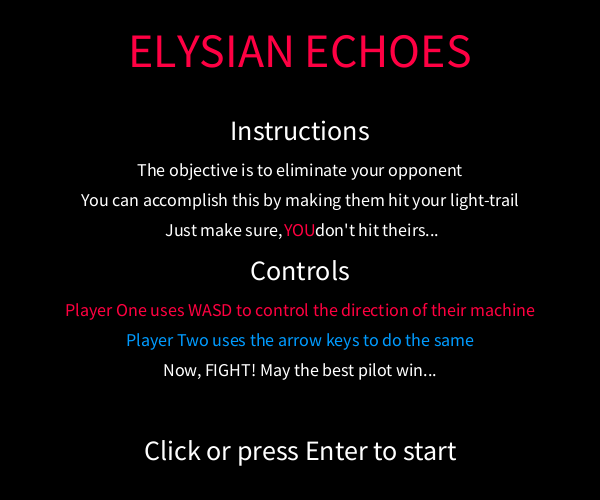
Frame 1 (no input)
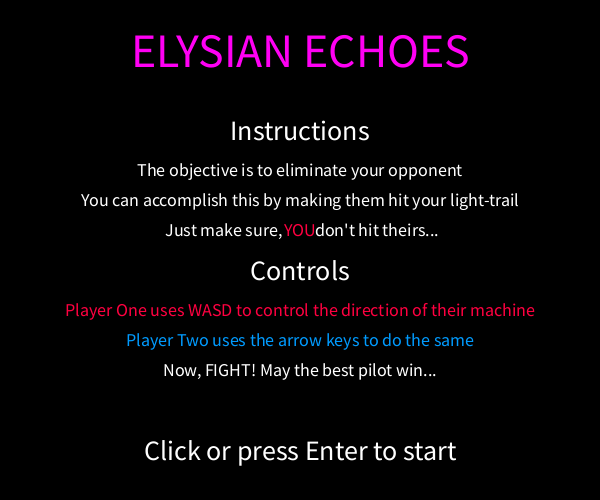
Frame 60 (the mouse pressed at the canvas centre just before this capture)
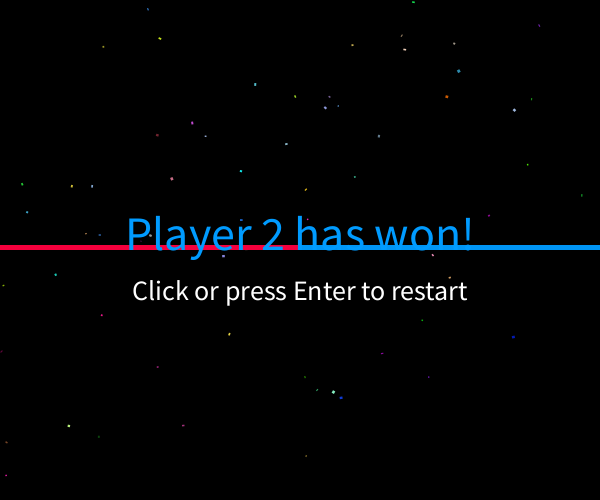
Frame 120 (the mouse held since frame 60 and released just before this capture)

The Processing sketch that drew these frames (run headless with seeded random() and noise(); from frame 60 on, the mouse is pressed at the canvas centre):

// Processing sketch: ICS2O_Nguyen_Vincent_Summative_02
// ── ICS2O_Nguyen_Vincent_Summative_02.pde
// TRON GAME
int GameMode = 0; //Main variable that's used to seperate draw into different sections. It's how I make 'stages' of the game. These include the start screen, game, and end screen
boolean clicked = false; //workaround so that my mousePressed will only detect one click
boolean stars = false; //variable so that the random star creation of my background only activates once. It's another workaround.
boolean score = false; //score is initially invisible at the beginning... because there is no score. On replay, score is enabled!
int score1 = 0; //player juan's score
int score2 = 0; //player two's score
int winner; //variable to show who iz ze winner, hon hon hon! ;D
color title = #FF0040; //color variable so the title changes colour... because i want it to.

int xpos1 = 0; //var. for left player's x position
int ypos1 = 245; //var. for left player's y position
String direction1 = "right"; //var. for left player's direction

int xpos2 = 595; //var. for right player's x position
int ypos2 = 245; //var. for right player's y position
String direction2 = "left"; //var. for right player's direction

void setup() { //setup jazz
  size(600, 500); //size of window :o omg
  background(0); //black background... this actually isn't needed. I should get rid of it.
  frameRate(30); //game too fast? half the framerate! :D good solution
}

void draw() { //where all the magic happens. Repeating smooth jazz goes here

  // if Gamemode = 0, Welcome to START SCREEN!
  if (GameMode == 0) {
    background(0); //black background... this is needed
    
    title += 3; //make the cool colour change
    textAlign(CENTER, CENTER); //aligns the text to the center because thats how i like it
    
    fill(title); //colour of the title changes! 
    textSize(48); //big text size
    text("ELYSIAN ECHOES", 300, 50); //title :) 
    
    fill(#FFFFFF); //white
    textSize(28); //biggish
    text("Instructions", 300, 130); //yay
    textSize(18); //smaller
    text("The objective is to eliminate your opponent", 300, 170); //thats not nice
    text("You can accomplish this by making them hit your light-trail", 300, 200); //what is a light trail?
    text("     Just make sure,         don't hit theirs...    ", 300, 230); //big space?
    fill(#FF0040); //red
    text("YOU", 300, 230); //oh... that's cool.
    
    fill(#FFFFFF); //white again
    textSize(28); //biggish again
    text("Controls", 300, 270); //just so you know
    fill(#FF0040); //red again
    textSize(18); //smaller again
    text("Player One uses WASD to control the direction of their machine", 300, 310); //player juan!
    fill(#009BFF); //blue again
    text("Player Two uses the arrow keys to do the same", 300, 340); //player two
    fill(#FFFFFF); //white again again
    text("Now, FIGHT! May the best pilot win...", 300, 370); //woohoo lets go
    
    fill(#FFFFFF);
    textSize(28);
    text("Click or press Enter to start", 300, 450); //final instructions

    if (clicked || keyPressed == true && key == ENTER) { // if command to detect click or 'ENTER' keypress
      GameMode = 1; //change gamemode, go on to next stage
      background(0); //black background again, basically refresh
      clicked = false; //to prevent multiple clicks
    }
  }

  // ACTUAL GAME
  if (GameMode == 1) { //the REAL game starts now
  
  
    //this jazz makes the cool background!
    if (stars == false) { //boolean to prevent it from repeating
      for (int j = 0; j < 300; j++) { //we need 300 stars
        Cubes(); //custom function yay! makin' stars
      }
      stars = true; //prevent it from happening again until later
    }
    
    
    //This jazz enables and shows the scoreboard
    if (score == true) { //If score variable is true, SHOW the score! :D
      textSize(28); //good size... in my opinion anyway

      //player one's score :)
      fill(#FF0040); //red
      textAlign(LEFT); //aligned to the left side
      text(str(score1), 20, 40); //shows the player's score, converted to string first

      //player two's score :c
      fill(#009BFF); //blue
      textAlign(RIGHT); //aligned to the right side
      text(str(score2), 580, 40); //shows the player's score, converted to string first
    }


    // FIRST RECTANGLE
    fill(#FF0040); // red
    rect(xpos1, ypos1, 5, 5); //basically starting positions
    // SECOND RECTANGLE
    fill(#009BFF); // blue
    rect(xpos2, ypos2, 5, 5); //same as before
    // Movement function
    Move(); // this makes them move! wanna learn how it works? scroll down.


    // GAME OVER FUNCTION
    if (get(xpos1, ypos1) == color(#FF0040) || get(xpos1, ypos1) == color(#009BFF) || xpos1 < 0 || xpos1 >= 600 || ypos1 < 0 || ypos1 >= 500) { //If player one hits itself or player two's trail, or if player one hits the wall
      GameMode = 2; //end game
      winner = 2; //sets player two as winner
      score2 += 1; //adds to player two's score
    } else if (get(xpos2, ypos2) == color(#FF0040) || get(xpos2, ypos2) == color(#009BFF) || xpos2 < 0 || xpos2 >= 600 || ypos2 < 0 || ypos2 >= 500) { //If player two hits itself or player one's trail, or if player two hits the wall
      GameMode = 2; //end game
      winner = 1; //sets player one as winner
      score1 += 1; //adds to player one's score
    }
  }

  // if GameMode = 2, Welcome to GAME OVER SCREEN!
  if (GameMode == 2) {
    //Darkens the screen... because im edgy like that
    noStroke();
    fill(#000000, 10);
    rect(0, 0, 600, 500); //covers the entire screen, spooky!

    //Text COLOURO
    if (winner == 1) { //picks colour based on winner, hon hon hon ^('-')^
      fill(#FF0040);
    } else if (winner == 2) {
      fill(#009BFF);
    }
    
    //Text STARTO
    textSize(48);
    textAlign(CENTER);
    text("Player " + str(winner) + " has won!", width/2, height/2); //ancounces the winner! hooray

    fill(#FFFFFF);
    textSize(28);
    text("Click or press Enter to restart", width/2, height/2 + 50); //play again? :)

    //CODE TO RESTART THE GAME! YES?
    if (clicked || keyPressed == true && key == ENTER) {
      background(0);
      score = true;
      clicked = false;
      stars = false;
      xpos1 = 0;
      ypos1 = 245;
      xpos2 = 595;
      ypos2 = 245;
      direction1 = "right";
      direction2 = "left";
      GameMode = 1; // i dont want to explain this part. in short, reset every value.
    }
  }
}




void mousePressed() { //heheh cheeky workaround code here
  clicked = true; //juan click only
}



void keyPressed() { //this determines all of the directions + prevents players from doing a 180 degree reversal

  //player one
  if (key == 'w' && direction1 != "down" || key == 'W' && direction1 != "down") { //if key is pressed, this is direction... repeat 8 times.
    direction1 = "up";
  }
  if (key == 's' && direction1 != "up" || key == 'S' && direction1 != "up") { //repeat
    direction1 = "down";
  }
  if (key == 'a' && direction1 != "right" || key == 'A' && direction1 != "right") { //repeat
    direction1 = "left";
  }
  if (key == 'd' && direction1 != "left" || key == 'D' && direction1 != "left") { //repeat
    direction1 = "right";
  }
  

  //player two
  if (key == CODED) {
    if (keyCode == UP && direction2 != "down") { //repeat
      direction2 = "up";
    } 
    if (keyCode == DOWN && direction2 != "up") { //repeat
      direction2 = "down";
    }
    if (keyCode == LEFT && direction2 != "right") { //repeat
      direction2 = "left";
    }
    if (keyCode == RIGHT && direction2 != "left") { //repeat
      direction2 = "right";
    }
  }
}

void Move() { //moves players based on direction... this really isn't that complicated
  // player one
  if (direction1 == "right") {
    xpos1 += 5;
  } 
  if (direction1 == "left") {
    xpos1 += -5;
  } 
  if (direction1 == "up") {
    ypos1 += -5;
  } 
  if (direction1 == "down") {
    ypos1 += 5;
  }
  // player two
  if (direction2 == "right") {
    xpos2 += 5;
  } 
  if (direction2 == "left") {
    xpos2 += -5;
  } 
  if (direction2 == "up") {
    ypos2 += -5;
  } 
  if (direction2 == "down") {
    ypos2 += 5;
  }
}

void Cubes() { //random function that creates small tiny, insignificant cubes... like me
  float r;
  r = random(180);
  noStroke();
  fill(random(255), random(255), random(255));
  rotate(r);
  rect(random(10, 600), random(10, 500), random(1, 3), random(1, 3));
  rotate(-r);
}

// and that's it. thank you for reading my story :)
// - Vincent Nguyen
